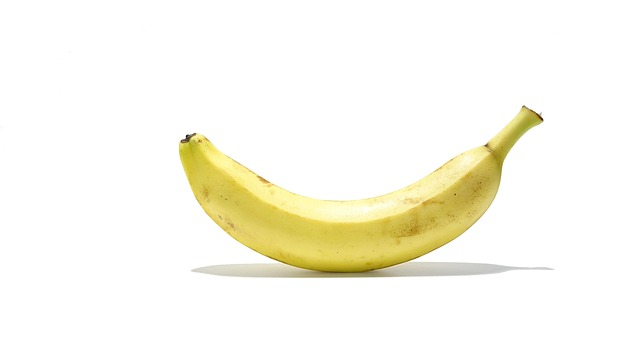
#> input picture banana/banana-1237404_640.jpg, 640 x 360 px; its folder holds only this picture in this run
$ python FruitQualityInspection.py
#> lines starting #> are read from the running program, lines starting #| are printed output that depends on the picture; after the words box and inside, x2 and y2 are one past the last pixel; in counts of white or black regions, pixels touching at a corner belong together
#> the answer given: banana
#> in main, img is the input picture: shape (360, 640, 3); mean B, G, R 237.5, 248.7, 250.4
### Frutas_data.py
# Lista de frutas comuns (50 a 100 itens)
fruits_list = [
    # Tropicais
    "Abacate", "Abacaxi", "Açaí", "Banana", "Caju", "Carambola", "Coco", "Cupuaçu", "Graviola", "Manga",
    "Mamão", "Maracujá", "Pitaia", "Pitanga", "Tamarindo", "Melancia", "Melão", "Jaca", "Kiwi", "Goiaba",

    # Cítricas
    "Laranja", "Limão", "Tangerina", "Mexerica", "Pomelo", "Toranja", "Lima-da-pérsia", "Kumquat",

    # Vermelhas e silvestres
    "Morango", "Framboesa", "Amora", "Mirtilo", "Cranberry", "Groselha", "Cereja", "Uva",

    # Frutas de clima temperado
    "Maçã", "Pera", "Pêssego", "Nectarina", "Ameixa", "Damasco", "Caqui", "Figo", "Romã",

    # Outras conhecidas mundialmente
    "Tomate", "Abóbora", "Pepino", "Azeitona", "Papaia", "Mangostão", "Lichia", "Rambutã", "Durian", "Noni",
    "Jabuticaba", "Jenipapo", "Uvaia", "Pequi", "Seriguela", "Acerola", "Grumixama", "Araçá", "Cambuci", "Bacuri"
]

# Dicionário opcional com informações básicas (exemplo)
fruits_info = {
    # 🟢 Tropicais
    "Abacate": {"Cor típica": "Verde", "Tipo": "Tropical", "Origem": "México e América Central"},
    "Abacaxi": {"Cor típica": "Amarela", "Tipo": "Tropical", "Origem": "América do Sul"},
    "Açaí": {"Cor típica": "Roxa", "Tipo": "Tropical", "Origem": "Amazônia"},
    "Banana": {"Cor típica": "Amarela", "Tipo": "Tropical", "Origem": "Sudeste Asiático"},
    "Caju": {"Cor típica": "Vermelha ou amarela", "Tipo": "Tropical", "Origem": "Brasil"},
    "Carambola": {"Cor típica": "Amarela", "Tipo": "Tropical", "Origem": "Sudeste Asiático"},
    "Coco": {"Cor típica": "Marrom", "Tipo": "Tropical", "Origem": "Ásia e Oceania"},
    "Cupuaçu": {"Cor típica": "Marrom", "Tipo": "Tropical", "Origem": "Amazônia"},
    "Graviola": {"Cor típica": "Verde", "Tipo": "Tropical", "Origem": "América Central"},
    "Manga": {"Cor típica": "Amarela ou vermelha", "Tipo": "Tropical", "Origem": "Índia"},
    "Mamão": {"Cor típica": "Alaranjada", "Tipo": "Tropical", "Origem": "América Central"},
    "Maracujá": {"Cor típica": "Amarela ou roxa", "Tipo": "Tropical", "Origem": "Brasil"},
    "Pitaia": {"Cor típica": "Rosa", "Tipo": "Tropical", "Origem": "América Central"},
    "Pitanga": {"Cor típica": "Vermelha", "Tipo": "Tropical", "Origem": "Brasil"},
    "Tamarindo": {"Cor típica": "Marrom", "Tipo": "Tropical", "Origem": "África"},
    "Melancia": {"Cor típica": "Verde por fora, vermelha por dentro", "Tipo": "Tropical", "Origem": "África"},
    "Melão": {"Cor típica": "Amarela ou esverdeada", "Tipo": "Tropical", "Origem": "Irã"},
    "Jaca": {"Cor típica": "Verde", "Tipo": "Tropical", "Origem": "Índia"},
    "Goiaba": {"Cor típica": "Verde por fora, rosa por dentro", "Tipo": "Tropical", "Origem": "América do Sul"},

    # 🍊 Cítricas
    "Laranja": {"Cor típica": "Laranja", "Tipo": "Cítrica", "Origem": "Sudeste Asiático"},
    "Limão": {"Cor típica": "Verde ou amarelo", "Tipo": "Cítrica", "Origem": "Índia"},
    "Tangerina": {"Cor típica": "Laranja", "Tipo": "Cítrica", "Origem": "China"},
    "Mexerica": {"Cor típica": "Laranja", "Tipo": "Cítrica", "Origem": "China"},
    "Pomelo": {"Cor típica": "Amarelada", "Tipo": "Cítrica", "Origem": "Sudeste Asiático"},
    "Toranja": {"Cor típica": "Rosa ou laranja", "Tipo": "Cítrica", "Origem": "Barbados"},
    "Lima-da-pérsia": {"Cor típica": "Amarela", "Tipo": "Cítrica", "Origem": "Oriente Médio"},
    "Kumquat": {"Cor típica": "Laranja", "Tipo": "Cítrica", "Origem": "China"},

    # 🍓 Vermelhas e silvestres
    "Morango": {"Cor típica": "Vermelha", "Tipo": "Silvestre", "Origem": "Europa"},
    "Framboesa": {"Cor típica": "Rosa", "Tipo": "Silvestre", "Origem": "Europa"},
    "Amora": {"Cor típica": "Roxa ou preta", "Tipo": "Silvestre", "Origem": "América do Norte"},
    "Mirtilo": {"Cor típica": "Azul", "Tipo": "Silvestre", "Origem": "América do Norte"},
    "Cranberry": {"Cor típica": "Vermelha", "Tipo": "Silvestre", "Origem": "América do Norte"},
    "Groselha": {"Cor típica": "Vermelha", "Tipo": "Silvestre", "Origem": "Europa"},
    "Cereja": {"Cor típica": "Vermelha", "Tipo": "Silvestre", "Origem": "Europa"},
    "Uva": {"Cor típica": "Verde, roxa ou preta", "Tipo": "Silvestre", "Origem": "Mediterrâneo"},

    # 🍎 Frutas de clima temperado
    "Maçã": {"Cor típica": "Vermelha ou verde", "Tipo": "Temperada", "Origem": "Ásia Central"},
    "Pera": {"Cor típica": "Verde ou amarela", "Tipo": "Temperada", "Origem": "Europa"},
    "Pêssego": {"Cor típica": "Alaranjada", "Tipo": "Temperada", "Origem": "China"},
    "Nectarina": {"Cor típica": "Vermelha", "Tipo": "Temperada", "Origem": "China"},
    "Ameixa": {"Cor típica": "Roxa", "Tipo": "Temperada", "Origem": "China"},
    "Damasco": {"Cor típica": "Alaranjada", "Tipo": "Temperada", "Origem": "China"},
    "Caqui": {"Cor típica": "Laranja", "Tipo": "Temperada", "Origem": "Japão"},
    "Figo": {"Cor típica": "Roxo", "Tipo": "Temperada", "Origem": "Oriente Médio"},
    "Romã": {"Cor típica": "Vermelha", "Tipo": "Temperada", "Origem": "Irã"},

    # 🍅 Outras conhecidas
    "Tomate": {"Cor típica": "Vermelha", "Tipo": "Solanácea", "Origem": "América do Sul"},
    "Abóbora": {"Cor típica": "Laranja", "Tipo": "Cucurbitácea", "Origem": "América Central"},
    "Pepino": {"Cor típica": "Verde", "Tipo": "Cucurbitácea", "Origem": "Índia"},
    "Azeitona": {"Cor típica": "Verde ou preta", "Tipo": "Oleaginosa", "Origem": "Mediterrâneo"},
    "Papaia": {"Cor típica": "Alaranjada", "Tipo": "Tropical", "Origem": "América Central"},
    "Mangostão": {"Cor típica": "Roxa", "Tipo": "Tropical", "Origem": "Sudeste Asiático"},
    "Lichia": {"Cor típica": "Rosa", "Tipo": "Tropical", "Origem": "China"},
    "Rambutã": {"Cor típica": "Vermelha", "Tipo": "Tropical", "Origem": "Sudeste Asiático"},
    "Durian": {"Cor típica": "Verde amarelado", "Tipo": "Tropical", "Origem": "Malásia"},
    "Noni": {"Cor típica": "Verde esbranquiçado", "Tipo": "Tropical", "Origem": "Polinésia"},

    # 🍇 Frutas brasileiras nativas
    "Jabuticaba": {"Cor típica": "Roxa", "Tipo": "Nativa", "Origem": "Brasil"},
    "Jenipapo": {"Cor típica": "Amarelada", "Tipo": "Nativa", "Origem": "Brasil"},
    "Uvaia": {"Cor típica": "Amarela", "Tipo": "Nativa", "Origem": "Brasil"},
    "Pequi": {"Cor típica": "Amarela", "Tipo": "Nativa", "Origem": "Cerrado Brasileiro"},
    "Seriguela": {"Cor típica": "Vermelha", "Tipo": "Nativa", "Origem": "Nordeste do Brasil"},
    "Acerola": {"Cor típica": "Vermelha", "Tipo": "Nativa", "Origem": "Caribe"},
    "Grumixama": {"Cor típica": "Roxa", "Tipo": "Nativa", "Origem": "Brasil"},
    "Araçá": {"Cor típica": "Amarela ou verde", "Tipo": "Nativa", "Origem": "Brasil"},
    "Cambuci": {"Cor típica": "Verde", "Tipo": "Nativa", "Origem": "Mata Atlântica"},
    "Bacuri": {"Cor típica": "Amarela", "Tipo": "Nativa", "Origem": "Amazônia"}
}


# -----------------------------
# 3️⃣ Parâmetros analíticos (HSV)
# -----------------------------
# Faixas HSV médias para análise de maturação:
# - Verde
# - Madura
# - Podre
# Valores aproximados, podem ser calibrados conforme amostras reais.

fruit_hsv_ranges = {
    # --- Tropicais ---
    "Abacate": {
        "verde": ([35, 50, 40], [85, 255, 255]),
        "madura": ([25, 60, 60], [45, 200, 200]),
        "podre": ([10, 30, 20], [25, 150, 120])
    },
    "Abacaxi": {
        "verde": ([35, 50, 50], [85, 255, 255]),
        "madura": ([20, 150, 150], [35, 255, 255]),
        "podre": ([10, 40, 20], [25, 180, 120])
    },
    "Açaí": {
        "verde": ([35, 40, 40], [85, 255, 255]),
        "madura": ([120, 50, 50], [160, 255, 255]),
        "podre": ([5, 30, 20], [25, 160, 120])
    },
    "Banana": {
        "verde": ([35, 40, 40], [85, 255, 255]),
        "madura": ([20, 60, 60], [40, 255, 255]),
        "podre": ([5, 30, 20], [25, 160, 120])
    },
    "Caju": {
        "verde": ([35, 40, 40], [85, 255, 255]),
        "madura": ([0, 120, 70], [15, 255, 255]),
        "podre": ([5, 30, 20], [25, 120, 100])
    },
    "Carambola": {
        "verde": ([40, 50, 50], [80, 255, 255]),
        "madura": ([25, 80, 80], [35, 255, 255]),
        "podre": ([10, 30, 20], [25, 180, 120])
    },
    "Coco": {
        "verde": ([35, 50, 40], [85, 255, 255]),
        "madura": ([20, 70, 60], [35, 255, 200]),
        "podre": ([5, 20, 20], [25, 160, 100])
    },
    "Cupuaçu": {
        "verde": ([35, 40, 40], [85, 255, 255]),
        "madura": ([10, 100, 60], [25, 255, 255]),
        "podre": ([5, 30, 20], [25, 140, 100])
    },
    "Graviola": {
        "verde": ([35, 50, 40], [85, 255, 255]),
        "madura": ([25, 80, 80], [35, 255, 255]),
        "podre": ([10, 30, 20], [25, 180, 120])
    },
    "Manga": {
        "verde": ([40, 50, 50], [85, 255, 255]),
        "madura": ([20, 60, 60], [40, 255, 255]),
        "podre": ([10, 30, 20], [25, 160, 100])
    },
    "Mamão": {
        "verde": ([35, 50, 50], [85, 255, 255]),
        "madura": ([20, 80, 80], [35, 255, 255]),
        "podre": ([10, 30, 20], [25, 180, 120])
    },
    "Maracujá": {
        "verde": ([35, 40, 40], [85, 255, 255]),
        "madura": ([25, 80, 80], [35, 255, 255]),
        "podre": ([10, 30, 20], [25, 160, 120])
    },
    "Pitaia": {
        "verde": ([35, 50, 50], [85, 255, 255]),
        "madura": ([160, 70, 70], [180, 255, 255]),
        "podre": ([5, 30, 20], [25, 150, 100])
    },
    "Pitanga": {
        "verde": ([35, 50, 50], [85, 255, 255]),
        "madura": ([0, 120, 70], [10, 255, 255]),
        "podre": ([5, 30, 20], [25, 160, 120])
    },
    "Tamarindo": {
        "verde": ([35, 40, 40], [85, 255, 255]),
        "madura": ([15, 50, 50], [30, 255, 255]),
        "podre": ([10, 30, 20], [25, 160, 120])
    },
    "Melancia": {
        "verde": ([35, 40, 40], [85, 255, 255]),
        "madura": ([0, 120, 70], [10, 255, 255]),
        "podre": ([5, 30, 20], [25, 160, 120])
    },
    "Melão": {
        "verde": ([35, 50, 50], [85, 255, 255]),
        "madura": ([25, 100, 100], [35, 255, 255]),
        "podre": ([10, 30, 20], [25, 160, 120])
    },
    "Jaca": {
        "verde": ([35, 50, 40], [85, 255, 255]),
        "madura": ([25, 80, 80], [35, 255, 255]),
        "podre": ([10, 30, 20], [25, 150, 120])
    },
    "Kiwi": {
        "verde": ([35, 50, 50], [85, 255, 255]),
        "madura": ([40, 40, 40], [75, 255, 255]),
        "podre": ([10, 30, 20], [25, 160, 100])
    },
    "Goiaba": {
        "verde": ([35, 50, 50], [85, 255, 255]),
        "madura": ([0, 120, 70], [15, 255, 255]),
        "podre": ([5, 30, 20], [25, 150, 100])
    },
    "Laranja": {
        "verde": ([35, 50, 40], [80, 255, 255]),
        "madura": ([10, 150, 150], [25, 255, 255]),
        "podre": ([5, 30, 20], [20, 160, 120])
    },
    "Limão": {
        "verde": ([40, 50, 50], [85, 255, 255]),
        "madura": ([25, 100, 100], [35, 255, 255]),
        "podre": ([10, 30, 20], [25, 160, 120])
    },
    "Tangerina": {
        "verde": ([35, 50, 40], [85, 255, 255]),
        "madura": ([10, 150, 150], [25, 255, 255]),
        "podre": ([5, 30, 20], [20, 160, 120])
    },
    "Morango": {
        "verde": ([35, 40, 40], [85, 255, 255]),
        "madura": ([0, 120, 70], [6, 255, 255]),
        "podre": ([0, 0, 0], [25, 120, 80])
    },
    "Amora": {
        "verde": ([35, 40, 40], [85, 255, 255]),
        "madura": ([120, 50, 50], [160, 255, 255]),
        "podre": ([5, 30, 20], [25, 150, 120])
    },
    "Framboesa": {
        "verde": ([35, 40, 40], [85, 255, 255]),
        "madura": ([170, 70, 70], [180, 255, 255]),
        "podre": ([5, 30, 20], [25, 150, 120])
    },
    "Uva": {
        "verde": ([35, 40, 40], [85, 255, 255]),
        "madura": ([120, 50, 50], [160, 255, 255]),
        "podre": ([5, 30, 20], [25, 160, 100])
    },
    "Maçã": {
        "verde": ([35, 40, 40], [85, 255, 255]),
        "madura": ([0, 70, 70], [10, 255, 255]),
        "podre": ([5, 30, 20], [25, 120, 100])
    },
    "Pera": {
        "verde": ([35, 50, 50], [85, 255, 255]),
        "madura": ([25, 80, 80], [35, 255, 255]),
        "podre": ([10, 30, 20], [25, 150, 120])
    },
    "Pêssego": {
        "verde": ([35, 50, 50], [85, 255, 255]),
        "madura": ([10, 100, 100], [25, 255, 255]),
        "podre": ([5, 30, 20], [25, 150, 120])
    },
    "Ameixa": {
        "verde": ([35, 40, 40], [85, 255, 255]),
        "madura": ([130, 60, 60], [160, 255, 255]),
        "podre": ([10, 30, 20], [25, 160, 120])
    },
    "Caqui": {
        "verde": ([35, 50, 50], [85, 255, 255]),
        "madura": ([10, 100, 100], [25, 255, 255]),
        "podre": ([5, 30, 20], [25, 150, 100])
    },
    "Figo": {
        "verde": ([35, 50, 40], [85, 255, 255]),
        "madura": ([120, 50, 50], [160, 255, 255]),
        "podre": ([10, 30, 20], [25, 160, 100])
    },
    "Tomate": {
        "verde": ([35, 40, 40], [85, 255, 255]),
        "madura": ([0, 80, 80], [10, 255, 255]),
        "podre": ([5, 30, 20], [25, 160, 120])
    },
    "Romã": {
        "verde": ([35, 40, 40], [85, 255, 255]),
        "madura": ([0, 100, 70], [10, 255, 255]),
        "podre": ([5, 30, 20], [25, 150, 120])
    },
}


# -----------------------------
# 4️⃣ Funções utilitárias
# -----------------------------

def listar_frutas():
    return fruits_list

def obter_info(fruta):
    return fruits_info.get(fruta.capitalize(), "Informações não disponíveis.")

def obter_hsv(fruta):
    return fruit_hsv_ranges.get(fruta.capitalize(), None)

# [5 lines that do not run on import are left out]

### FruitQualityInspection.py
import cv2
import numpy as np
import os
from colorama import Fore, Style, init
import pandas as pd  # ✅ Adicionado para gerar relatórios Excel
from Frutas_data import obter_hsv

init(autoreset=True)


def segment_fruit(img, fruit_type):
    """
    Segmenta a fruta na imagem.
    - Mantém a configuração específica para banana.
    - Para outros tipos tenta usar hsv_ranges; se não existir, usa fallback Otsu.
    Retorna (fruit_segment_bgr, mask_binary).
    """
#> called with fruit_type = 'banana'
    try:
        ft = (str(fruit_type) or "").strip().lower()
    except Exception:
        ft = ""

    # tratamento específico para banana (mantido)
    if ft == 'banana':
        hsv = cv2.cvtColor(img, cv2.COLOR_BGR2HSV)
#> hsv: shape (360, 640, 3); mean H, S, V 5.9, 15.4, 250.5
        # Captura amarelo (madura) e marrom (ligeiramente passada)
        mask_yellow = cv2.inRange(hsv, np.array([20, 60, 60]), np.array([40, 255, 255]))
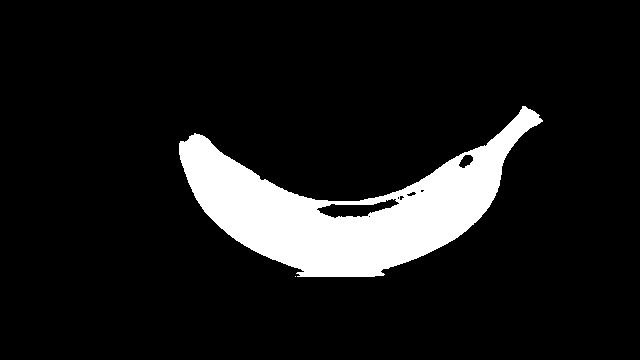
#> mask_yellow: shape (360, 640); 10.4% white; 2 white regions (1 under 20 px), largest, box (x1, y1, x2, y2) and area: (179, 106, 543, 277) 23950
        mask_brown = cv2.inRange(hsv, np.array([5, 30, 20]), np.array([25, 180, 120]))
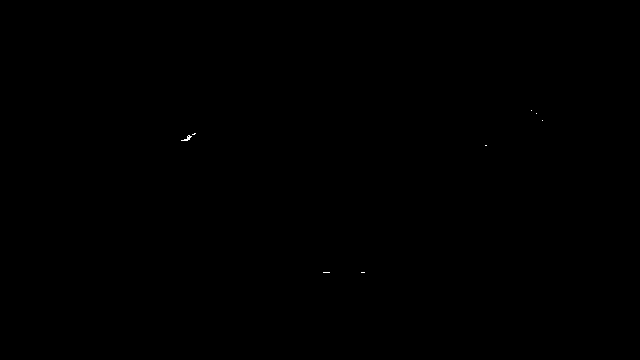
#> mask_brown: shape (360, 640); 0.02% white in thin lines or dots, all inside (x1, y1, x2, y2) = (181, 110, 543, 273)
        mask = cv2.bitwise_or(mask_yellow, mask_brown)
#> mask: shape (360, 640); 10.4% white; 2 white regions (1 under 20 px), largest, box (x1, y1, x2, y2) and area: (179, 106, 543, 277) 23970
        # Adiciona tons esverdeados (bananas verdes)
        mask_green = cv2.inRange(hsv, np.array([35, 40, 40]), np.array([85, 255, 255]))
#> mask_green: shape (360, 640); every value is 0
        mask = cv2.bitwise_or(mask, mask_green)
    else:
        hsv = cv2.cvtColor(img, cv2.COLOR_BGR2HSV)
        hsv_ranges = {
            'maçã': ([0, 50, 50], [10, 255, 255]),
            'laranja': ([10, 150, 150], [25, 255, 255]),
            'tomate': ([0, 80, 80], [10, 255, 255]),
            'morango': ([0, 120, 70], [6, 255, 255]),
            # adicione aqui outras frutas conforme necessário, ex: 'melancia': ([..],[..])
        }
        if ft in hsv_ranges:
            lower, upper = hsv_ranges[ft]
            mask = cv2.inRange(hsv, np.array(lower), np.array(upper))
        else:
            # fallback genérico: Otsu + limpeza morfológica
            gray = cv2.cvtColor(img, cv2.COLOR_BGR2GRAY)
            blur = cv2.GaussianBlur(gray, (5, 5), 0)
            _, mask = cv2.threshold(blur, 0, 255, cv2.THRESH_BINARY + cv2.THRESH_OTSU)
            # tenta decidir se precisa inverter (fundo claro)
            try:
                if np.mean(gray[mask == 255]) > np.mean(gray[mask == 0]):
                    mask = cv2.bitwise_not(mask)
            except Exception:
                pass
            # pequena nota de aviso (console)
            print(f"[WARN] segment_fruit: sem hsv_ranges para '{ft}', usando fallback Otsu")

    # Remove sombras (baixa saturação + brilho)
    try:
        shadow_mask = cv2.inRange(hsv, np.array([0, 0, 0]), np.array([180, 60, 120]))
#> shadow_mask: shape (360, 640); 0% white in thin lines or dots, all inside (x1, y1, x2, y2) = (184, 135, 190, 140)
        mask = cv2.bitwise_and(mask, cv2.bitwise_not(shadow_mask))
#> mask: shape (360, 640); 10.4% white; 2 white regions (1 under 20 px), largest, box (x1, y1, x2, y2) and area: (179, 106, 543, 277) 23965
    except Exception:
        pass

    # Limpeza de ruído
    kernel = np.ones((5, 5), np.uint8)
    mask = cv2.morphologyEx(mask, cv2.MORPH_CLOSE, kernel)
#> mask: shape (360, 640); 10.5% white; 1 white region, box (x1, y1, x2, y2) and area: (179, 106, 543, 277) 24093
    mask = cv2.morphologyEx(mask, cv2.MORPH_OPEN, kernel)
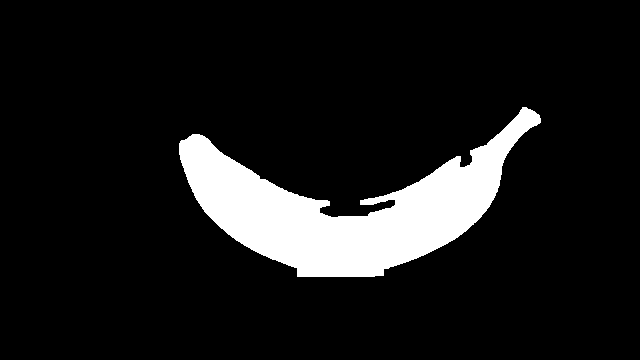
#> mask: shape (360, 640); 10.4% white; 1 white region, box (x1, y1, x2, y2) and area: (179, 107, 541, 277) 23916

    fruit_segment = cv2.bitwise_and(img, img, mask=mask)
#> (the rest of the program and of its run is left out)
